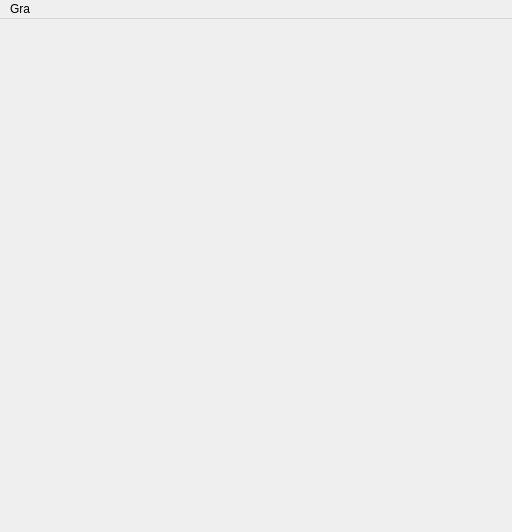
<?xml version="1.0" encoding="UTF-8"?>
<ui version="4.0">
 <class>MainWindowClass</class>
 <widget class="QMainWindow" name="MainWindowClass">
  <property name="geometry">
   <rect>
    <x>0</x>
    <y>0</y>
    <width>512</width>
    <height>532</height>
   </rect>
  </property>
  <property name="minimumSize">
   <size>
    <width>512</width>
    <height>532</height>
   </size>
  </property>
  <property name="maximumSize">
   <size>
    <width>512</width>
    <height>532</height>
   </size>
  </property>
  <property name="mouseTracking">
   <bool>true</bool>
  </property>
  <property name="windowTitle">
   <string>Szachy</string>
  </property>
  <widget class="QWidget" name="centralWidget">
   <widget class="QLabel" name="ChessBoardLabel">
    <property name="geometry">
     <rect>
      <x>0</x>
      <y>0</y>
      <width>512</width>
      <height>512</height>
     </rect>
    </property>
    <property name="minimumSize">
     <size>
      <width>512</width>
      <height>512</height>
     </size>
    </property>
    <property name="maximumSize">
     <size>
      <width>512</width>
      <height>512</height>
     </size>
    </property>
    <property name="text">
     <string/>
    </property>
    <property name="pixmap">
     <pixmap resource="MainWindow.qrc">:/MainWindow/img/chess_board.png</pixmap>
    </property>
   </widget>
  </widget>
  <widget class="QMenuBar" name="menuBar">
   <property name="geometry">
    <rect>
     <x>0</x>
     <y>0</y>
     <width>512</width>
     <height>21</height>
    </rect>
   </property>
   <widget class="QMenu" name="menuGra">
    <property name="title">
     <string>Gra</string>
    </property>
    <addaction name="actionNowa_gra"/>
    <addaction name="actionZapis_do_pliku"/>
   </widget>
   <addaction name="menuGra"/>
  </widget>
  <action name="actionNowa_gra">
   <property name="text">
    <string>Nowa gra</string>
   </property>
   <property name="shortcut">
    <string>Ctrl+N</string>
   </property>
  </action>
  <action name="actionZapis_do_pliku">
   <property name="text">
    <string>Zapis do pliku</string>
   </property>
   <property name="shortcut">
    <string>Ctrl+S</string>
   </property>
  </action>
 </widget>
 <layoutdefault spacing="6" margin="11"/>
 <resources>
  <include location="MainWindow.qrc"/>
 </resources>
 <connections/>
</ui>
